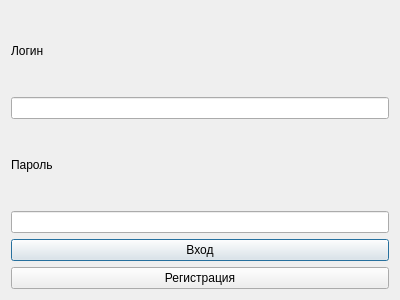
<?xml version="1.0" encoding="UTF-8"?>
<ui version="4.0">
 <class>Dialog</class>
 <widget class="QDialog" name="Dialog">
  <property name="geometry">
   <rect>
    <x>0</x>
    <y>0</y>
    <width>400</width>
    <height>300</height>
   </rect>
  </property>
  <property name="windowTitle">
   <string>Dialog</string>
  </property>
  <layout class="QVBoxLayout" name="verticalLayout">
   <item>
    <widget class="QLabel" name="label_2">
     <property name="text">
      <string>Логин</string>
     </property>
    </widget>
   </item>
   <item>
    <widget class="QLineEdit" name="line_login"/>
   </item>
   <item>
    <widget class="QLabel" name="label">
     <property name="text">
      <string>Пароль</string>
     </property>
    </widget>
   </item>
   <item>
    <widget class="QLineEdit" name="line_password">
     <property name="echoMode">
      <enum>QLineEdit::Password</enum>
     </property>
    </widget>
   </item>
   <item>
    <widget class="QPushButton" name="btn_login">
     <property name="text">
      <string>Вход</string>
     </property>
    </widget>
   </item>
   <item>
    <widget class="QPushButton" name="btn_register">
     <property name="text">
      <string>Регистрация</string>
     </property>
    </widget>
   </item>
  </layout>
 </widget>
 <resources/>
 <connections/>
</ui>
